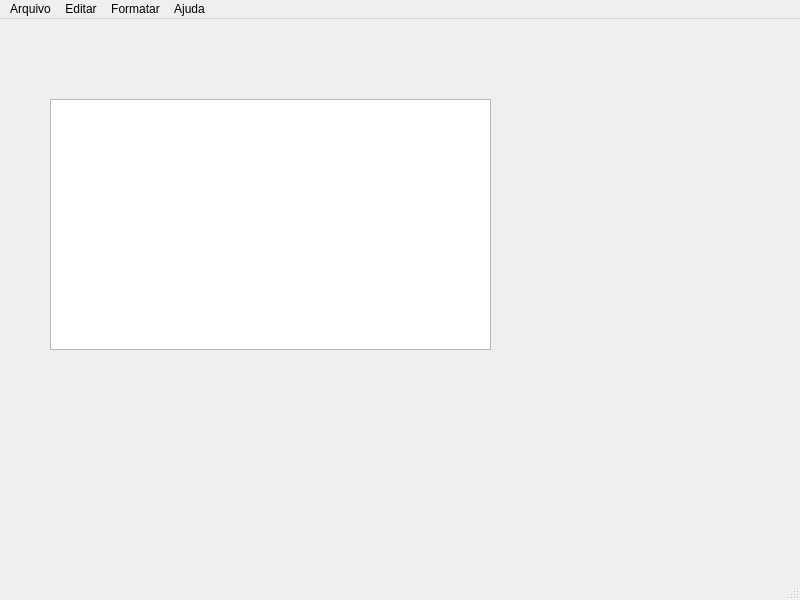
<?xml version="1.0" encoding="UTF-8"?>
<ui version="4.0">
 <class>MainWindow</class>
 <widget class="QMainWindow" name="MainWindow">
  <property name="geometry">
   <rect>
    <x>0</x>
    <y>0</y>
    <width>800</width>
    <height>600</height>
   </rect>
  </property>
  <property name="windowTitle">
   <string>Exercício Bloco de Notas</string>
  </property>
  <widget class="QWidget" name="centralwidget">
   <widget class="QTextEdit" name="txtTexto">
    <property name="geometry">
     <rect>
      <x>50</x>
      <y>80</y>
      <width>441</width>
      <height>251</height>
     </rect>
    </property>
   </widget>
  </widget>
  <widget class="QMenuBar" name="menubar">
   <property name="geometry">
    <rect>
     <x>0</x>
     <y>0</y>
     <width>800</width>
     <height>26</height>
    </rect>
   </property>
   <widget class="QMenu" name="menuArquivo">
    <property name="title">
     <string>Arquivo</string>
    </property>
    <addaction name="actionAbrir"/>
    <addaction name="actionSalvar_Como"/>
    <addaction name="actionSair"/>
   </widget>
   <widget class="QMenu" name="menuEditar">
    <property name="title">
     <string>Editar</string>
    </property>
    <addaction name="actionCopiar"/>
    <addaction name="actionColar"/>
    <addaction name="actionRecortar"/>
   </widget>
   <widget class="QMenu" name="menuFormatar">
    <property name="title">
     <string>Formatar</string>
    </property>
    <addaction name="actionFonte"/>
    <addaction name="actionCor"/>
    <addaction name="actionFundo"/>
   </widget>
   <widget class="QMenu" name="menuAjuda">
    <property name="title">
     <string>Ajuda</string>
    </property>
    <addaction name="actionSobre"/>
   </widget>
   <addaction name="menuArquivo"/>
   <addaction name="menuEditar"/>
   <addaction name="menuFormatar"/>
   <addaction name="menuAjuda"/>
  </widget>
  <widget class="QStatusBar" name="statusbar"/>
  <action name="actionAbrir">
   <property name="icon">
    <iconset resource="ImagensBlocoDeNotas.qrc">
     <normaloff>:/Imagens/Imagens/abrir.png</normaloff>:/Imagens/Imagens/abrir.png</iconset>
   </property>
   <property name="text">
    <string>Abrir</string>
   </property>
   <property name="shortcut">
    <string>Ctrl+O</string>
   </property>
  </action>
  <action name="actionSalvar_Como">
   <property name="icon">
    <iconset resource="ImagensBlocoDeNotas.qrc">
     <normaloff>:/Imagens/Imagens/salvar.png</normaloff>:/Imagens/Imagens/salvar.png</iconset>
   </property>
   <property name="text">
    <string>Salvar Como</string>
   </property>
   <property name="shortcut">
    <string>Ctrl+Shift+S</string>
   </property>
  </action>
  <action name="actionSair">
   <property name="icon">
    <iconset resource="ImagensBlocoDeNotas.qrc">
     <normaloff>:/Imagens/Imagens/sair.png</normaloff>:/Imagens/Imagens/sair.png</iconset>
   </property>
   <property name="text">
    <string>Sair</string>
   </property>
  </action>
  <action name="actionCopiar">
   <property name="icon">
    <iconset resource="ImagensBlocoDeNotas.qrc">
     <normaloff>:/Imagens/Imagens/copiar.png</normaloff>:/Imagens/Imagens/copiar.png</iconset>
   </property>
   <property name="text">
    <string>Copiar</string>
   </property>
   <property name="shortcut">
    <string>Ctrl+C</string>
   </property>
  </action>
  <action name="actionColar">
   <property name="icon">
    <iconset resource="ImagensBlocoDeNotas.qrc">
     <normaloff>:/Imagens/Imagens/colar.png</normaloff>:/Imagens/Imagens/colar.png</iconset>
   </property>
   <property name="text">
    <string>Colar</string>
   </property>
   <property name="shortcut">
    <string>Ctrl+V</string>
   </property>
  </action>
  <action name="actionRecortar">
   <property name="icon">
    <iconset resource="ImagensBlocoDeNotas.qrc">
     <normaloff>:/Imagens/Imagens/recortar.png</normaloff>:/Imagens/Imagens/recortar.png</iconset>
   </property>
   <property name="text">
    <string>Recortar</string>
   </property>
   <property name="shortcut">
    <string>Ctrl+X</string>
   </property>
  </action>
  <action name="actionFonte">
   <property name="text">
    <string>Fonte</string>
   </property>
  </action>
  <action name="actionCor">
   <property name="text">
    <string>Cor</string>
   </property>
  </action>
  <action name="actionFundo">
   <property name="text">
    <string>Fundo</string>
   </property>
  </action>
  <action name="actionSobre">
   <property name="icon">
    <iconset resource="ImagensBlocoDeNotas.qrc">
     <normaloff>:/Imagens/Imagens/sobre.png</normaloff>:/Imagens/Imagens/sobre.png</iconset>
   </property>
   <property name="text">
    <string>Sobre</string>
   </property>
  </action>
 </widget>
 <resources>
  <include location="ImagensBlocoDeNotas.qrc"/>
 </resources>
 <connections/>
</ui>
